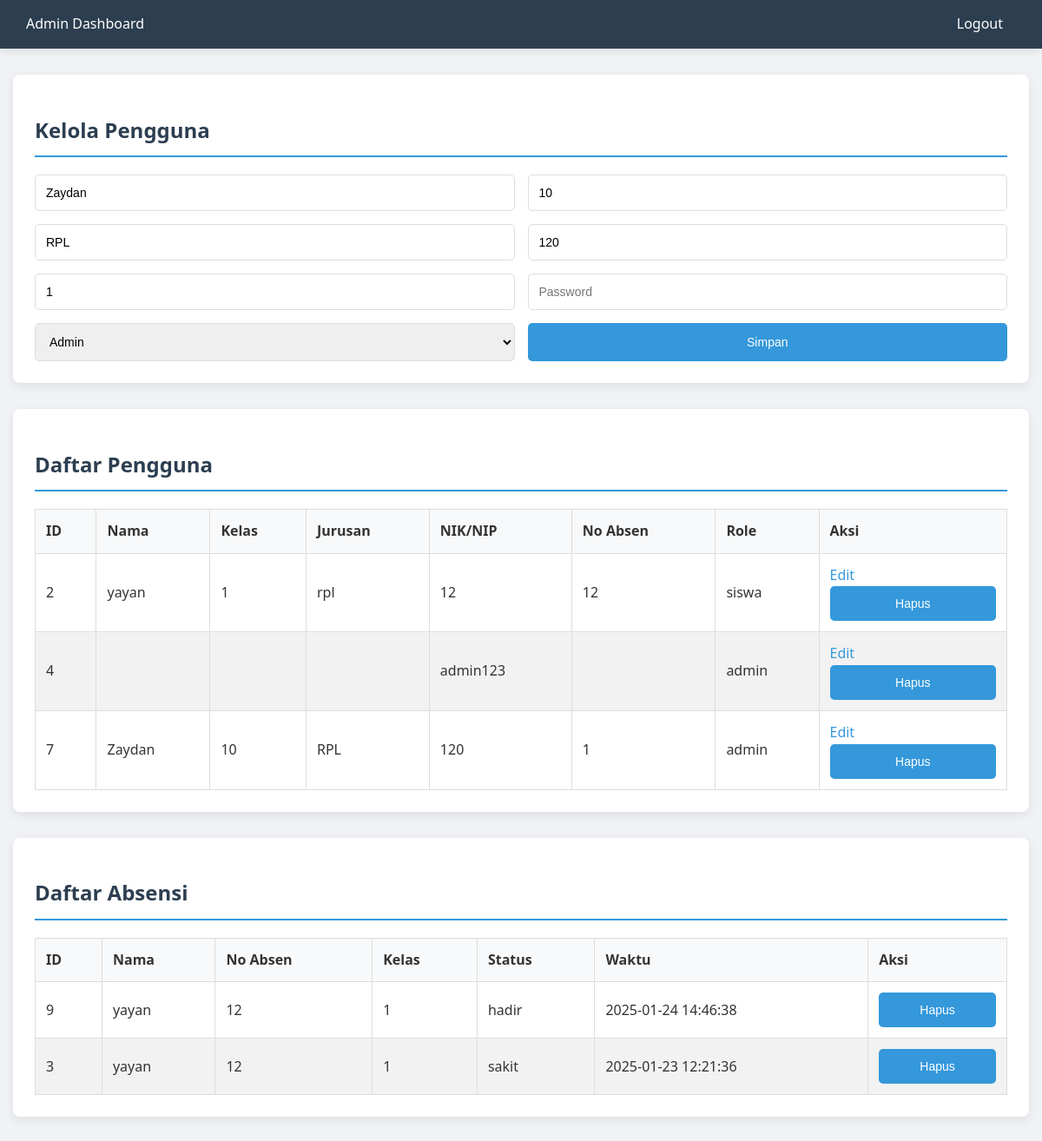
The page /php/admin.php?edit_id=7 (signed in) on the database its author committed.
### tables this page shows
CREATE TABLE `users` (
  `id` int(11) NOT NULL,
  `name` varchar(100) DEFAULT NULL,
  `class` varchar(50) DEFAULT NULL,
  `jurusan` varchar(100) DEFAULT NULL,
  `nik_nip` varchar(50) DEFAULT NULL,
  `no_absen` int(11) DEFAULT NULL,
  `password` varchar(255) DEFAULT NULL,
  `created_at` timestamp NOT NULL DEFAULT current_timestamp(),
  `role` enum('admin','siswa') NOT NULL DEFAULT 'siswa'
);

CREATE TABLE `absens` (
  `id` int(11) NOT NULL,
  `user_id` int(11) NOT NULL,
  `name` varchar(255) NOT NULL,
  `class` varchar(255) NOT NULL,
  `jurusan` varchar(255) NOT NULL,
  `nik_nip` varchar(255) NOT NULL,
  `no_absen` varchar(50) NOT NULL,
  `role` varchar(50) NOT NULL,
  `time` datetime NOT NULL,
  `status` enum('hadir','sakit','izin') NOT NULL
);

### php/admin.php (the view, shortened to what this page needs)
<?php
include "database.php";
$users = $conn->query("SELECT * FROM users ORDER BY id ASC");
$attendance = $conn->query("SELECT a.id, a.time, a.status, u.name, u.no_absen, u.class FROM absens a JOIN users u ON a.user_id = u.id ORDER BY a.time DESC");
if (isset($_GET['edit_id'])) {
    $edit_id = $_GET['edit_id'];
    $stmt = $conn->prepare("SELECT * FROM users WHERE id = ?");
    $stmt->bind_param("i", $edit_id);
    $stmt->execute();
    $user_data = $stmt->get_result()->fetch_assoc();
}
?>
<!DOCTYPE html>
<html lang="en">
<head>
    <link rel="stylesheet" href="../css/admincss.css">
</head>
<body>
<nav>
    <div>Admin Dashboard</div>
    <ul>
        <li><a href="logout.php">Logout</a></li>
    </ul>
</nav>
<div class="container">
    <section>
        <h2>Kelola Pengguna</h2>
        <form method="POST">
            <input type="text" name="name" placeholder="Nama" value="<?= htmlspecialchars($user_data['name'] ?? '') ?>" required>
            <input type="text" name="class" placeholder="Kelas" value="<?= htmlspecialchars($user_data['class'] ?? '') ?>" required>
            <input type="text" name="jurusan" placeholder="Jurusan" value="<?= htmlspecialchars($user_data['jurusan'] ?? '') ?>" required>
            <input type="text" name="nik_nip" placeholder="NIK/NIP" value="<?= htmlspecialchars($user_data['nik_nip'] ?? '') ?>" required>
            <input type="text" name="no_absen" placeholder="No Absen" value="<?= htmlspecialchars($user_data['no_absen'] ?? '') ?>" required>
            <input type="password" name="password" placeholder="Password">
            <select name="role" required>
                <option value="admin" <?= (isset($user_data) && $user_data['role'] === 'admin') ? 'selected' : '' ?>>Admin</option>
            </select>
            <button type="submit">Simpan</button>
        </form>
    </section>
    <section>
        <h2>Daftar Pengguna</h2>
        <table>
            <thead>
                <tr>
                    <th>ID</th>
                    <th>Nama</th>
                    <th>Kelas</th>
                    <th>Jurusan</th>
                    <th>NIK/NIP</th>
                    <th>No Absen</th>
                    <th>Role</th>
                    <th>Aksi</th>
                </tr>
            </thead>
            <tbody>
                <?php while ($user = $users->fetch_assoc()): ?>
                    <tr>
                        <td><?= $user['id'] ?></td>
                        <td><?= htmlspecialchars($user['name']) ?></td>
                        <td><?= htmlspecialchars($user['class']) ?></td>
                        <td><?= htmlspecialchars($user['jurusan']) ?></td>
                        <td><?= htmlspecialchars($user['nik_nip']) ?></td>
                        <td><?= htmlspecialchars($user['no_absen']) ?></td>
                        <td><?= htmlspecialchars($user['role']) ?></td>
                        <td>
                            <a href="?edit_id=<?= $user['id'] ?>">Edit</a>
                            <form method="POST" style="display:inline;">
                                <button type="submit">Hapus</button>
                            </form>
                        </td>
                    </tr>
                <?php endwhile; ?>
            </tbody>
        </table>
    </section>
    <section>
        <h2>Daftar Absensi</h2>
        <table>
            <thead>
                <tr>
                    <th>ID</th>
                    <th>Nama</th>
                    <th>No Absen</th>
                    <th>Kelas</th>
                    <th>Status</th>
                    <th>Waktu</th>
                    <th>Aksi</th>
                </tr>
            </thead>
            <tbody>
                <?php while ($row = $attendance->fetch_assoc()): ?>
                    <tr>
                        <td><?= $row['id'] ?></td>
                        <td><?= htmlspecialchars($row['name']) ?></td>
                        <td><?= htmlspecialchars($row['no_absen']) ?></td>
                        <td><?= htmlspecialchars($row['class']) ?></td>
                        <td><?= htmlspecialchars($row['status']) ?></td>
                        <td><?= htmlspecialchars($row['time']) ?></td>
                        <td>
                            <form method="POST" style="display:inline;">
                                <button type="submit">Hapus</button>
                            </form>
                        </td>
                    </tr>
                <?php endwhile; ?>
            </tbody>
        </table>
    </section>
</div>
</body>
</html>

### css/admincss.css (style rules this page uses)
body { font-family: 'Segoe UI', Tahoma, Geneva, Verdana, sans-serif; background-color: #f0f2f5; margin: 0; padding: 0; line-height: 1.6; color: #333; }
nav { background-color: #2c3e50; color: white; display: flex; justify-content: space-between; align-items: center; padding: 15px 30px; box-shadow: 0 2px 10px rgba(0,0,0,0.1); }
nav ul { list-style: none; display: flex; margin: 0; padding: 0; }
nav ul li a { color: white; text-decoration: none; padding: 10px 15px; border-radius: 4px; transition: background-color 0.3s ease; }
.container { max-width: 1200px; margin: 30px auto; padding: 0 15px; }
section { background-color: white; border-radius: 8px; box-shadow: 0 4px 12px rgba(0,0,0,0.08); margin-bottom: 30px; padding: 25px; }
section h2 { border-bottom: 2px solid #3498db; padding-bottom: 10px; color: #2c3e50; margin-bottom: 20px; }
form { display: grid; grid-template-columns: 1fr 1fr; gap: 15px; }
input, select, button { width: 100%; padding: 12px; border: 1px solid #ddd; border-radius: 5px; box-sizing: border-box; font-size: 14px; }
button { background-color: #3498db; color: white; border: none; cursor: pointer; transition: background-color 0.3s ease, transform 0.2s; }
table { width: 100%; border-collapse: collapse; margin-top: 15px; }
table thead { background-color: #f8f9fa; }
table th, table td { border: 1px solid #ddd; padding: 12px; text-align: left; }
table tr:nth-child(even) { background-color: #f2f2f2; }
td a { color: #3498db; text-decoration: none; margin-right: 10px; transition: color 0.3s ease; }

### rows shown on the page
users: name "Zaydan", class "10", jurusan "RPL", nik_nip "120", no_absen "1", role "Admin", id "7", role "admin"
users: id "2", name "yayan", class "1", jurusan "rpl", nik_nip "12", no_absen "12", role "siswa"
users: id "4", nik_nip "admin123", role "admin"
absens: id "9", user.name "yayan", user.no_absen "12", user.class "1", status "hadir", time "2025-01-24 14:46:38"
absens: id "3", user.name "yayan", user.no_absen "12", user.class "1", status "sakit", time "2025-01-23 12:21:36"
